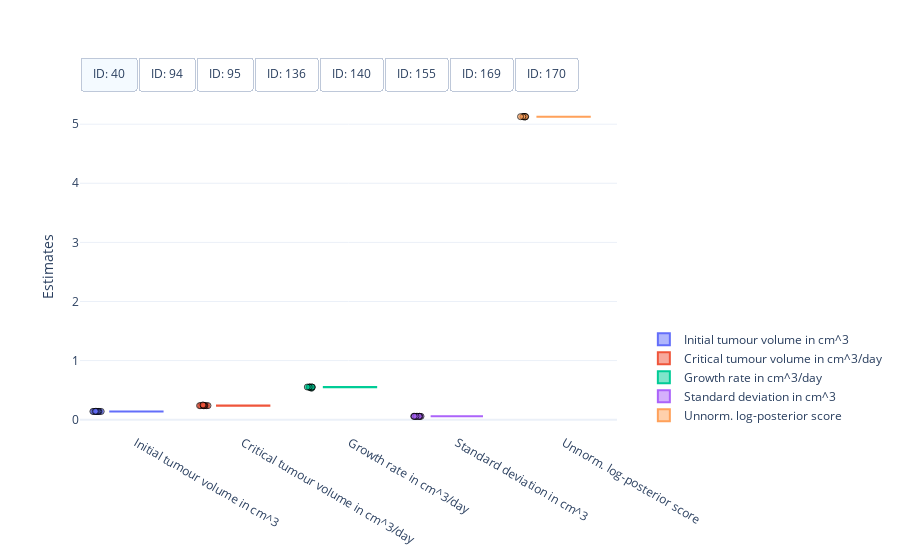

The notebook cell saved with this chart:
### Code cell
#
# Visualisation of the spread of optimised model parameters for multiple runs from different initial points.
#
# This cell needs the above optimised model parameters and their respective objective function scores, as well as the data
# [parameters_const, scores_const, data]
#

import pkpd.plots


# Define x labels
xlabels = [
    'Initial tumour volume in cm^3', 
    'Critical tumour volume in cm^3/day',
    'Growth rate in cm^3/day',
    'Standard deviation in cm^3',
    'Unnorm. log-posterior score']

# Get mouse ids
mouse_ids = data['#ID'].unique()

# Create figure
fig = pkpd.plots.plot_optimised_parameters(
    parameters_const, scores_const, xlabels, mouse_ids)

# Show figure
fig.show()

### Figure 1 — Plotly figure (JSON) as saved in the notebook; plotly's stock layout.template omitted (floating-point values rounded to 4 significant figures)
{"data": [{"boxpoints": "all", "jitter": 0.2, "line": {"color": "#636EFA"}, "marker": {"color": "#636EFA", "line": {"color": "black", "width": 1}, "opacity": 0.7, "symbol": "circle"}, "name": "Initial tumour volume in cm^3", "pointpos": -1.5, "type": "box", "visible": true, "y": [0.1413, 0.1395, 0.1396, 0.1393, 0.1396, 0.1391, 0.1397, 0.1389, 0.1392, 0.139]}, {"boxpoints": "all", "jitter": 0.2, "line": {"color": "#EF553B"}, "marker": {"color": "#EF553B", "line": {"color": "black", "width": 1}, "opacity": 0.7, "symbol": "circle"}, "name": "Critical tumour volume in cm^3/day", "pointpos": -1.5, "type": "box", "visible": true, "y": [0.2494, 0.2381, 0.2383, 0.2377, 0.2382, 0.2374, 0.2385, 0.2371, 0.2376, 0.2373]}, {"boxpoints": "all", "jitter": 0.2, "line": {"color": "#00CC96"}, "marker": {"color": "#00CC96", "line": {"color": "black", "width": 1}, "opacity": 0.7, "symbol": "circle"}, "name": "Growth rate in cm^3/day", "pointpos": -1.5, "type": "box", "visible": true, "y": [0.5311, 0.5501, 0.5499, 0.551, 0.5499, 0.5515, 0.5494, 0.5521, 0.5512, 0.5516]}, {"boxpoints": "all", "jitter": 0.2, "line": {"color": "#AB63FA"}, "marker": {"color": "#AB63FA", "line": {"color": "black", "width": 1}, "opacity": 0.7, "symbol": "circle"}, "name": "Standard deviation in cm^3", "pointpos": -1.5, "type": "box", "visible": true, "y": [0.05649, 0.05644, 0.05661, 0.05657, 0.05616, 0.05652, 0.05657, 0.05678, 0.05648, 0.05649]}, {"boxpoints": "all", "jitter": 0.2, "line": {"color": "#FFA15A"}, "marker": {"color": "#FFA15A", "line": {"color": "black", "width": 1}, "opacity": 0.7, "symbol": "circle"}, "name": "Unnorm. log-posterior score", "pointpos": -1.5, "type": "box", "visible": true, "y": [5.12, 5.128, 5.127, 5.128, 5.127, 5.127, 5.127, 5.127, 5.128, 5.127]}, {"boxpoints": "all", "jitter": 0.2, "line": {"color": "#636EFA"}, "marker": {"color": "#636EFA", "line": {"color": "black", "width": 1}, "opacity": 0.7, "symbol": "circle"}, "name": "Initial tumour volume in cm^3", "pointpos": -1.5, "type": "box", "visible": false, "y": [0.0749, 0.07455, 0.07489, 0.07456, 0.0748, 0.07455, 0.0753, 0.0743, 0.07455, 0.07456]}, {"boxpoints": "all", "jitter": 0.2, "line": {"color": "#EF553B"}, "marker": {"color": "#EF553B", "line": {"color": "black", "width": 1}, "opacity": 0.7, "symbol": "circle"}, "name": "Critical tumour volume in cm^3/day", "pointpos": -1.5, "type": "box", "visible": false, "y": [0.06196, 0.06046, 0.06073, 0.06049, 0.06177, 0.06046, 0.0647, 0.05974, 0.06049, 0.06049]}, {"boxpoints": "all", "jitter": 0.2, "line": {"color": "#00CC96"}, "marker": {"color": "#00CC96", "line": {"color": "black", "width": 1}, "opacity": 0.7, "symbol": "circle"}, "name": "Growth rate in cm^3/day", "pointpos": -1.5, "type": "box", "visible": false, "y": [0.329, 0.336, 0.3343, 0.3358, 0.3301, 0.336, 0.3179, 0.3394, 0.3358, 0.3358]}, {"boxpoints": "all", "jitter": 0.2, "line": {"color": "#AB63FA"}, "marker": {"color": "#AB63FA", "line": {"color": "black", "width": 1}, "opacity": 0.7, "symbol": "circle"}, "name": "Standard deviation in cm^3", "pointpos": -1.5, "type": "box", "visible": false, "y": [0.02307, 0.02307, 0.02304, 0.02307, 0.02307, 0.02307, 0.02307, 0.02295, 0.02307, 0.02307]}, {"boxpoints": "all", "jitter": 0.2, "line": {"color": "#FFA15A"}, "marker": {"color": "#FFA15A", "line": {"color": "black", "width": 1}, "opacity": 0.7, "symbol": "circle"}, "name": "Unnorm. log-posterior score", "pointpos": -1.5, "type": "box", "visible": false, "y": [23.48, 23.48, 23.48, 23.48, 23.48, 23.48, 23.48, 23.48, 23.48, 23.48]}, {"boxpoints": "all", "jitter": 0.2, "line": {"color": "#636EFA"}, "marker": {"color": "#636EFA", "line": {"color": "black", "width": 1}, "opacity": 0.7, "symbol": "circle"}, "name": "Initial tumour volume in cm^3", "pointpos": -1.5, "type": "box", "visible": false, "y": [0.2209, 0.2209, 0.2209, 0.2209, 0.2209, 0.2209, 0.001642, 0.2209, 0.2209, 0.2209]}, {"boxpoints": "all", "jitter": 0.2, "line": {"color": "#EF553B"}, "marker": {"color": "#EF553B", "line": {"color": "black", "width": 1}, "opacity": 0.7, "symbol": "circle"}, "name": "Critical tumour volume in cm^3/day", "pointpos": -1.5, "type": "box", "visible": false, "y": [1000.0, 1000.0, 1000.0, 1000.0, 1000.0, 1000.0, 0.001545, 1000.0, 1000.0, 1000.0]}, {"boxpoints": "all", "jitter": 0.2, "line": {"color": "#00CC96"}, "marker": {"color": "#00CC96", "line": {"color": "black", "width": 1}, "opacity": 0.7, "symbol": "circle"}, "name": "Growth rate in cm^3/day", "pointpos": -1.5, "type": "box", "visible": false, "y": [0.1112, 0.1112, 0.1112, 0.1112, 0.1112, 0.1112, 57.59, 0.1112, 0.1112, 0.1112]}, {"boxpoints": "all", "jitter": 0.2, "line": {"color": "#AB63FA"}, "marker": {"color": "#AB63FA", "line": {"color": "black", "width": 1}, "opacity": 0.7, "symbol": "circle"}, "name": "Standard deviation in cm^3", "pointpos": -1.5, "type": "box", "visible": false, "y": [0.09973, 0.09973, 0.09973, 0.09973, 0.09973, 0.09973, 0.2309, 0.09973, 0.09973, 0.09973]}, {"boxpoints": "all", "jitter": 0.2, "line": {"color": "#FFA15A"}, "marker": {"color": "#FFA15A", "line": {"color": "black", "width": 1}, "opacity": 0.7, "symbol": "circle"}, "name": "Unnorm. log-posterior score", "pointpos": -1.5, "type": "box", "visible": false, "y": [-0.5665, -0.5665, -0.5665, -0.5665, -0.5665, -0.5665, -8.972, -0.5665, -0.5665, -0.5665]}, {"boxpoints": "all", "jitter": 0.2, "line": {"color": "#636EFA"}, "marker": {"color": "#636EFA", "line": {"color": "black", "width": 1}, "opacity": 0.7, "symbol": "circle"}, "name": "Initial tumour volume in cm^3", "pointpos": -1.5, "type": "box", "visible": false, "y": [0.1486, 0.149, 0.149, 0.149, 0.1489, 0.1489, 0.1491, 0.1489, 0.1489, 0.1491]}, {"boxpoints": "all", "jitter": 0.2, "line": {"color": "#EF553B"}, "marker": {"color": "#EF553B", "line": {"color": "black", "width": 1}, "opacity": 0.7, "symbol": "circle"}, "name": "Critical tumour volume in cm^3/day", "pointpos": -1.5, "type": "box", "visible": false, "y": [1.159, 1.187, 1.186, 1.187, 1.187, 1.186, 1.188, 1.186, 1.186, 1.188]}, {"boxpoints": "all", "jitter": 0.2, "line": {"color": "#00CC96"}, "marker": {"color": "#00CC96", "line": {"color": "black", "width": 1}, "opacity": 0.7, "symbol": "circle"}, "name": "Growth rate in cm^3/day", "pointpos": -1.5, "type": "box", "visible": false, "y": [0.1094, 0.1085, 0.1085, 0.1085, 0.1086, 0.1086, 0.1085, 0.1086, 0.1086, 0.1085]}, {"boxpoints": "all", "jitter": 0.2, "line": {"color": "#AB63FA"}, "marker": {"color": "#AB63FA", "line": {"color": "black", "width": 1}, "opacity": 0.7, "symbol": "circle"}, "name": "Standard deviation in cm^3", "pointpos": -1.5, "type": "box", "visible": false, "y": [0.05342, 0.05357, 0.05362, 0.05354, 0.05352, 0.05364, 0.05362, 0.05354, 0.05359, 0.05364]}, {"boxpoints": "all", "jitter": 0.2, "line": {"color": "#FFA15A"}, "marker": {"color": "#FFA15A", "line": {"color": "black", "width": 1}, "opacity": 0.7, "symbol": "circle"}, "name": "Unnorm. log-posterior score", "pointpos": -1.5, "type": "box", "visible": false, "y": [11.68, 11.68, 11.68, 11.68, 11.68, 11.68, 11.68, 11.68, 11.68, 11.68]}, {"boxpoints": "all", "jitter": 0.2, "line": {"color": "#636EFA"}, "marker": {"color": "#636EFA", "line": {"color": "black", "width": 1}, "opacity": 0.7, "symbol": "circle"}, "name": "Initial tumour volume in cm^3", "pointpos": -1.5, "type": "box", "visible": false, "y": [0.08418, 0.08418, 0.08418, 0.08418, 0.08418, 0.08418, 0.08418, 0.08418, 0.08418, 0.08418]}, {"boxpoints": "all", "jitter": 0.2, "line": {"color": "#EF553B"}, "marker": {"color": "#EF553B", "line": {"color": "black", "width": 1}, "opacity": 0.7, "symbol": "circle"}, "name": "Critical tumour volume in cm^3/day", "pointpos": -1.5, "type": "box", "visible": false, "y": [1000.0, 1000.0, 1000.0, 1000.0, 1000.0, 1000.0, 1000.0, 1000.0, 1000.0, 1000.0]}, {"boxpoints": "all", "jitter": 0.2, "line": {"color": "#00CC96"}, "marker": {"color": "#00CC96", "line": {"color": "black", "width": 1}, "opacity": 0.7, "symbol": "circle"}, "name": "Growth rate in cm^3/day", "pointpos": -1.5, "type": "box", "visible": false, "y": [0.1084, 0.1084, 0.1084, 0.1084, 0.1084, 0.1084, 0.1084, 0.1084, 0.1084, 0.1084]}, {"boxpoints": "all", "jitter": 0.2, "line": {"color": "#AB63FA"}, "marker": {"color": "#AB63FA", "line": {"color": "black", "width": 1}, "opacity": 0.7, "symbol": "circle"}, "name": "Standard deviation in cm^3", "pointpos": -1.5, "type": "box", "visible": false, "y": [0.1021, 0.1021, 0.1021, 0.1021, 0.1021, 0.1021, 0.1021, 0.1021, 0.1021, 0.1021]}, {"boxpoints": "all", "jitter": 0.2, "line": {"color": "#FFA15A"}, "marker": {"color": "#FFA15A", "line": {"color": "black", "width": 1}, "opacity": 0.7, "symbol": "circle"}, "name": "Unnorm. log-posterior score", "pointpos": -1.5, "type": "box", "visible": false, "y": [2.647, 2.647, 2.647, 2.647, 2.647, 2.647, 2.647, 2.647, 2.647, 2.647]}, {"boxpoints": "all", "jitter": 0.2, "line": {"color": "#636EFA"}, "marker": {"color": "#636EFA", "line": {"color": "black", "width": 1}, "opacity": 0.7, "symbol": "circle"}, "name": "Initial tumour volume in cm^3", "pointpos": -1.5, "type": "box", "visible": false, "y": [0.1329, 0.1333, 0.1331, 0.001983, 0.1333, 0.1329, 0.1333, 0.1333, 0.1329, 0.1329]}, {"boxpoints": "all", "jitter": 0.2, "line": {"color": "#EF553B"}, "marker": {"color": "#EF553B", "line": {"color": "black", "width": 1}, "opacity": 0.7, "symbol": "circle"}, "name": "Critical tumour volume in cm^3/day", "pointpos": -1.5, "type": "box", "visible": false, "y": [0.272, 0.275, 0.2725, 0.009088, 0.275, 0.272, 0.275, 0.275, 0.272, 0.272]}, {"boxpoints": "all", "jitter": 0.2, "line": {"color": "#00CC96"}, "marker": {"color": "#00CC96", "line": {"color": "black", "width": 1}, "opacity": 0.7, "symbol": "circle"}, "name": "Growth rate in cm^3/day", "pointpos": -1.5, "type": "box", "visible": false, "y": [0.398, 0.3947, 0.3974, 9.245, 0.3947, 0.398, 0.3947, 0.3947, 0.398, 0.398]}, {"boxpoints": "all", "jitter": 0.2, "line": {"color": "#AB63FA"}, "marker": {"color": "#AB63FA", "line": {"color": "black", "width": 1}, "opacity": 0.7, "symbol": "circle"}, "name": "Standard deviation in cm^3", "pointpos": -1.5, "type": "box", "visible": false, "y": [0.1468, 0.1468, 0.1468, 0.1546, 0.1468, 0.1468, 0.1468, 0.1468, 0.1468, 0.1468]}, {"boxpoints": "all", "jitter": 0.2, "line": {"color": "#FFA15A"}, "marker": {"color": "#FFA15A", "line": {"color": "black", "width": 1}, "opacity": 0.7, "symbol": "circle"}, "name": "Unnorm. log-posterior score", "pointpos": -1.5, "type": "box", "visible": false, "y": [-3.439, -3.439, -3.439, -4.068, -3.439, -3.439, -3.439, -3.439, -3.439, -3.439]}, {"boxpoints": "all", "jitter": 0.2, "line": {"color": "#636EFA"}, "marker": {"color": "#636EFA", "line": {"color": "black", "width": 1}, "opacity": 0.7, "symbol": "circle"}, "name": "Initial tumour volume in cm^3", "pointpos": -1.5, "type": "box", "visible": false, "y": [0.1238, 0.1238, 0.1238, 0.1233, 0.1238, 0.1233, 0.1233, 0.1238, 0.1238, 0.124]}, {"boxpoints": "all", "jitter": 0.2, "line": {"color": "#EF553B"}, "marker": {"color": "#EF553B", "line": {"color": "black", "width": 1}, "opacity": 0.7, "symbol": "circle"}, "name": "Critical tumour volume in cm^3/day", "pointpos": -1.5, "type": "box", "visible": false, "y": [0.8482, 0.8482, 0.8482, 0.8202, 0.8482, 0.8202, 0.8202, 0.8482, 0.8482, 0.8507]}, {"boxpoints": "all", "jitter": 0.2, "line": {"color": "#00CC96"}, "marker": {"color": "#00CC96", "line": {"color": "black", "width": 1}, "opacity": 0.7, "symbol": "circle"}, "name": "Growth rate in cm^3/day", "pointpos": -1.5, "type": "box", "visible": false, "y": [0.08606, 0.08606, 0.08606, 0.08704, 0.08606, 0.08704, 0.08704, 0.08606, 0.08606, 0.08591]}, {"boxpoints": "all", "jitter": 0.2, "line": {"color": "#AB63FA"}, "marker": {"color": "#AB63FA", "line": {"color": "black", "width": 1}, "opacity": 0.7, "symbol": "circle"}, "name": "Standard deviation in cm^3", "pointpos": -1.5, "type": "box", "visible": false, "y": [0.01443, 0.01443, 0.01443, 0.01443, 0.01443, 0.01443, 0.01443, 0.01443, 0.01443, 0.0145]}, {"boxpoints": "all", "jitter": 0.2, "line": {"color": "#FFA15A"}, "marker": {"color": "#FFA15A", "line": {"color": "black", "width": 1}, "opacity": 0.7, "symbol": "circle"}, "name": "Unnorm. log-posterior score", "pointpos": -1.5, "type": "box", "visible": false, "y": [30.05, 30.05, 30.05, 30.04, 30.05, 30.04, 30.04, 30.05, 30.05, 30.04]}, {"boxpoints": "all", "jitter": 0.2, "line": {"color": "#636EFA"}, "marker": {"color": "#636EFA", "line": {"color": "black", "width": 1}, "opacity": 0.7, "symbol": "circle"}, "name": "Initial tumour volume in cm^3", "pointpos": -1.5, "type": "box", "visible": false, "y": [0.08703, 0.08705, 0.08711, 0.08705, 0.08705, 0.08704, 0.08705, 0.08719, 0.08705, 0.08705]}, {"boxpoints": "all", "jitter": 0.2, "line": {"color": "#EF553B"}, "marker": {"color": "#EF553B", "line": {"color": "black", "width": 1}, "opacity": 0.7, "symbol": "circle"}, "name": "Critical tumour volume in cm^3/day", "pointpos": -1.5, "type": "box", "visible": false, "y": [2.668, 2.671, 2.704, 2.671, 2.671, 2.669, 2.671, 2.756, 2.671, 2.671]}, {"boxpoints": "all", "jitter": 0.2, "line": {"color": "#00CC96"}, "marker": {"color": "#00CC96", "line": {"color": "black", "width": 1}, "opacity": 0.7, "symbol": "circle"}, "name": "Growth rate in cm^3/day", "pointpos": -1.5, "type": "box", "visible": false, "y": [0.07236, 0.07234, 0.07224, 0.07234, 0.07234, 0.07235, 0.07234, 0.07209, 0.07234, 0.07234]}, {"boxpoints": "all", "jitter": 0.2, "line": {"color": "#AB63FA"}, "marker": {"color": "#AB63FA", "line": {"color": "black", "width": 1}, "opacity": 0.7, "symbol": "circle"}, "name": "Standard deviation in cm^3", "pointpos": -1.5, "type": "box", "visible": false, "y": [0.01289, 0.01286, 0.01286, 0.01286, 0.01286, 0.01284, 0.01286, 0.01286, 0.01286, 0.01286]}, {"boxpoints": "all", "jitter": 0.2, "line": {"color": "#FFA15A"}, "marker": {"color": "#FFA15A", "line": {"color": "black", "width": 1}, "opacity": 0.7, "symbol": "circle"}, "name": "Unnorm. log-posterior score", "pointpos": -1.5, "type": "box", "visible": false, "y": [31.66, 31.66, 31.66, 31.66, 31.66, 31.66, 31.66, 31.66, 31.66, 31.66]}], "layout": {"autosize": true, "legend": {"x": 1.05, "xanchor": "left", "y": 0.01, "yanchor": "bottom"}, "updatemenus": [{"buttons": [{"args": [{"visible": [true, true, true, true, true, false, false, false, false, false, false, false, false, false, false, false, false, false, false, false, false, false, false, false, false, false, false, false, false, false, false, false, false, false, false, false, false, false, false, false]}], "label": "ID: 40", "method": "restyle"}, {"args": [{"visible": [false, false, false, false, false, true, true, true, true, true, false, false, false, false, false, false, false, false, false, false, false, false, false, false, false, false, false, false, false, false, false, false, false, false, false, false, false, false, false, false]}], "label": "ID: 94", "method": "restyle"}, {"args": [{"visible": [false, false, false, false, false, false, false, false, false, false, true, true, true, true, true, false, false, false, false, false, false, false, false, false, false, false, false, false, false, false, false, false, false, false, false, false, false, false, false, false]}], "label": "ID: 95", "method": "restyle"}, {"args": [{"visible": [false, false, false, false, false, false, false, false, false, false, false, false, false, false, false, true, true, true, true, true, false, false, false, false, false, false, false, false, false, false, false, false, false, false, false, false, false, false, false, false]}], "label": "ID: 136", "method": "restyle"}, {"args": [{"visible": [false, false, false, false, false, false, false, false, false, false, false, false, false, false, false, false, false, false, false, false, true, true, true, true, true, false, false, false, false, false, false, false, false, false, false, false, false, false, false, false]}], "label": "ID: 140", "method": "restyle"}, {"args": [{"visible": [false, false, false, false, false, false, false, false, false, false, false, false, false, false, false, false, false, false, false, false, false, false, false, false, false, true, true, true, true, true, false, false, false, false, false, false, false, false, false, false]}], "label": "ID: 155", "method": "restyle"}, {"args": [{"visible": [false, false, false, false, false, false, false, false, false, false, false, false, false, false, false, false, false, false, false, false, false, false, false, false, false, false, false, false, false, false, true, true, true, true, true, false, false, false, false, false]}], "label": "ID: 169", "method": "restyle"}, {"args": [{"visible": [false, false, false, false, false, false, false, false, false, false, false, false, false, false, false, false, false, false, false, false, false, false, false, false, false, false, false, false, false, false, false, false, false, false, false, true, true, true, true, true]}], "label": "ID: 170", "method": "restyle"}], "direction": "right", "pad": {"r": 0, "t": -10}, "showactive": true, "type": "buttons", "x": 0, "xanchor": "left", "y": 1.1, "yanchor": "top"}], "yaxis": {"title": {"text": "Estimates"}}}}
